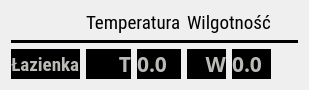
<?xml version="1.0" encoding="UTF-8"?>
<ui version="4.0">
 <class>Lazienka</class>
 <widget class="QWidget" name="Lazienka">
  <property name="geometry">
   <rect>
    <x>0</x>
    <y>0</y>
    <width>309</width>
    <height>88</height>
   </rect>
  </property>
  <property name="windowTitle">
   <string>Form</string>
  </property>
  <layout class="QGridLayout" name="gridLayout">
   <item row="1" column="0" colspan="6">
    <widget class="Line" name="line">
     <property name="styleSheet">
      <string notr="true">color: rgb(186, 189, 182);
background-color: rgb(0, 0, 0);</string>
     </property>
     <property name="orientation">
      <enum>Qt::Horizontal</enum>
     </property>
    </widget>
   </item>
   <item row="2" column="2">
    <widget class="QLabel" name="temperature">
     <property name="font">
      <font>
       <family>Weather Icons</family>
       <pointsize>16</pointsize>
       <weight>75</weight>
       <bold>true</bold>
      </font>
     </property>
     <property name="styleSheet">
      <string notr="true">color: rgb(186, 189, 182);
background-color: rgb(0, 0, 0);</string>
     </property>
     <property name="text">
      <string>0.0</string>
     </property>
    </widget>
   </item>
   <item row="2" column="1">
    <widget class="QLabel" name="etT">
     <property name="font">
      <font>
       <family>Weather Icons</family>
       <pointsize>16</pointsize>
       <weight>75</weight>
       <bold>true</bold>
      </font>
     </property>
     <property name="styleSheet">
      <string notr="true">color: rgb(186, 189, 182);
background-color: rgb(0, 0, 0);</string>
     </property>
     <property name="text">
      <string>T</string>
     </property>
     <property name="alignment">
      <set>Qt::AlignRight|Qt::AlignTrailing|Qt::AlignVCenter</set>
     </property>
    </widget>
   </item>
   <item row="2" column="4">
    <widget class="QLabel" name="wilgotnosc">
     <property name="font">
      <font>
       <family>Weather Icons</family>
       <pointsize>16</pointsize>
       <weight>75</weight>
       <bold>true</bold>
      </font>
     </property>
     <property name="styleSheet">
      <string notr="true">color: rgb(186, 189, 182);
background-color: rgb(0, 0, 0);</string>
     </property>
     <property name="text">
      <string>0.0</string>
     </property>
    </widget>
   </item>
   <item row="2" column="3">
    <widget class="QLabel" name="etW">
     <property name="font">
      <font>
       <family>Weather Icons</family>
       <pointsize>16</pointsize>
       <weight>75</weight>
       <bold>true</bold>
      </font>
     </property>
     <property name="styleSheet">
      <string notr="true">color: rgb(186, 189, 182);
background-color: rgb(0, 0, 0);</string>
     </property>
     <property name="text">
      <string>W</string>
     </property>
     <property name="alignment">
      <set>Qt::AlignRight|Qt::AlignTrailing|Qt::AlignVCenter</set>
     </property>
    </widget>
   </item>
   <item row="2" column="0">
    <widget class="QLabel" name="etLazienka">
     <property name="font">
      <font>
       <family>Roboto Condensed</family>
       <pointsize>14</pointsize>
       <weight>75</weight>
       <bold>true</bold>
      </font>
     </property>
     <property name="styleSheet">
      <string notr="true">color: rgb(186, 189, 182);
background-color: rgb(0, 0, 0);</string>
     </property>
     <property name="text">
      <string>Łazienka</string>
     </property>
    </widget>
   </item>
   <item row="0" column="1" colspan="2">
    <widget class="QLabel" name="etTemp">
     <property name="font">
      <font>
       <family>Roboto Condensed</family>
       <pointsize>14</pointsize>
      </font>
     </property>
     <property name="text">
      <string>Temperatura</string>
     </property>
    </widget>
   </item>
   <item row="0" column="3" colspan="2">
    <widget class="QLabel" name="etWilgotnosc">
     <property name="font">
      <font>
       <family>Roboto Condensed</family>
       <pointsize>14</pointsize>
      </font>
     </property>
     <property name="text">
      <string>Wilgotność</string>
     </property>
    </widget>
   </item>
  </layout>
 </widget>
 <resources/>
 <connections/>
</ui>
